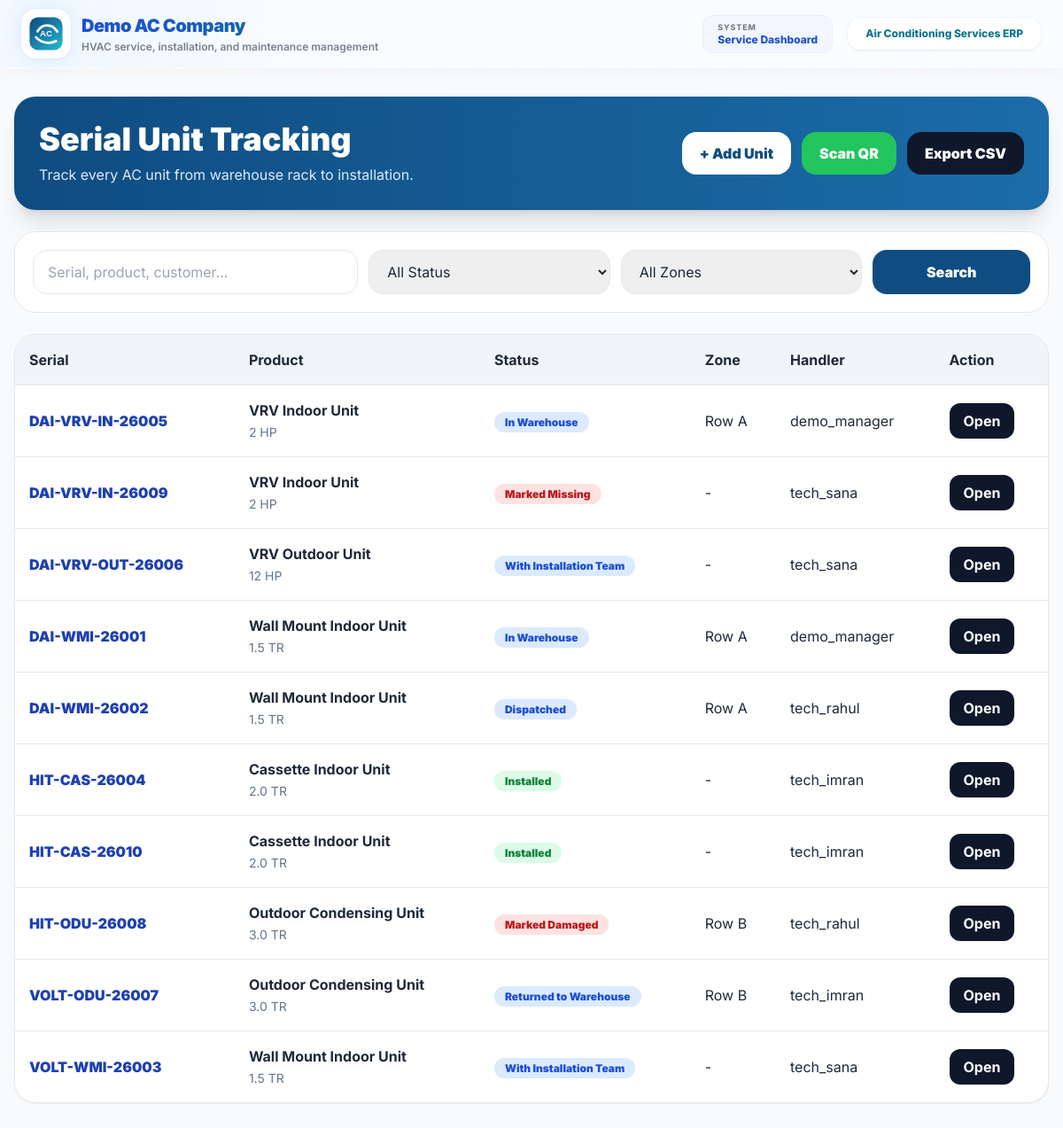
/store/units/ (signed in), run on the app's committed database.
### store/models.py (models this page shows, shortened)
class InventoryUnit(models.Model):
    STATUS_CHOICES = (
        ("IN_WAREHOUSE", "In Warehouse"),
        ("DISPATCHED", "Dispatched"),
        ("WITH_INSTALLATION_TEAM", "With Installation Team"),
        ("INSTALLED", "Installed"),
        ("RETURNED_TO_WAREHOUSE", "Returned to Warehouse"),
        ("DAMAGED", "Marked Damaged"),
        ("MISSING", "Marked Missing"),
    )
    store_item = models.ForeignKey(StoreItem, on_delete=models.CASCADE, related_name="serial_units")
    serial_number = models.CharField(max_length=120, unique=True)
    current_status = models.CharField(max_length=40, choices=STATUS_CHOICES, default="IN_WAREHOUSE")
    current_zone = models.ForeignKey(Zone, on_delete=models.SET_NULL, blank=True, null=True, related_name="units")
    current_handler = models.ForeignKey(User, on_delete=models.SET_NULL, blank=True, null=True, related_name="handled_inventory_units")
    customer = models.ForeignKey("customers.Customer", on_delete=models.SET_NULL, blank=True, null=True, related_name="inventory_units")
    condition_note = models.TextField(blank=True, null=True)
    created_at = models.DateTimeField(auto_now_add=True)
    updated_at = models.DateTimeField(auto_now=True)
    class Meta:
        ordering = ["store_item__item_description", "serial_number"]

class StoreItem(models.Model):
    UNIT_CHOICES = (
        ("NOS", "Nos"),
        ("MTR", "Meter"),
        ("RFT", "Rft"),
        ("MTR_AND_RFT", "MTR and RFT"),
        ("KG", "Kg"),
        ("PKT", "Packet"),
        ("NOS_PKT", "Nos / Packet"),
        ("LTR", "Liter"),
        ("SQMTR", "Sq. Meter"),
        ("ROLL", "Roll"),
        ("BOX", "Box"),
        ("COIL", "Coil"),
    )
    item_code = models.CharField(
        max_length=20,
        unique=True,
        blank=True
    )
    category = models.ForeignKey(
        StoreCategory,
        on_delete=models.CASCADE,
        related_name="items"
    )
    item_description = models.CharField(
        max_length=250
    )
    size = models.CharField(
        max_length=150,
        blank=True,
        null=True
    )
    serial_number = models.CharField(
        max_length=100,
        blank=True,
        null=True,
        help_text="AC unit serial number (if applicable)."
    )
    remarks = models.CharField(
        max_length=250,
        blank=True,
        null=True
    )
    is_vrv = models.BooleanField(
        default=False,
        help_text="Check if this item is VRV type."
    )
    is_non_vrv = models.BooleanField(
        default=False,
        help_text="Check if this item is Non-VRV type."
    )
    unit = models.CharField(
        max_length=20,
        choices=UNIT_CHOICES,
        default="NOS"
    )
    opening_stock = models.DecimalField(
        max_digits=12,
        decimal_places=2,
        default=0
    )
    current_stock = models.DecimalField(
        max_digits=12,
        decimal_places=2,
        default=0
    )
    minimum_stock = models.DecimalField(
        max_digits=12,
        decimal_places=2,
        default=0
    )
    alert_percentage = models.DecimalField(
        max_digits=5,
        decimal_places=2,
        default=85,
        help_text="Alert when stock is 85% used from opening stock."
    )
    created_by = models.ForeignKey(
        User,
        on_delete=models.SET_NULL,
        blank=True,
        null=True,
        related_name="created_store_items"
    )
    created_at = models.DateTimeField(
        auto_now_add=True
    )
    class Meta:
        ordering = ["category__category_name", "item_description"]

class Zone(models.Model):
    name = models.CharField(max_length=120, unique=True)
    warehouse_name = models.CharField(max_length=160, default="Main Warehouse")
    notes = models.CharField(max_length=250, blank=True, null=True)
    created_at = models.DateTimeField(auto_now_add=True)
    class Meta:
        ordering = ["warehouse_name", "name"]

### store/views.py (the view, shortened to what this page needs)
# urls.py: path("units/", views.unit_list, name="unit_list"),
@login_required
def unit_list(request):
    search = request.GET.get("search", "").strip()
    status = request.GET.get("status", "").strip()
    zone_id = request.GET.get("zone", "").strip()
    brand = request.GET.get("brand", "").strip()
    units = InventoryUnit.objects.select_related(
        "store_item", "store_item__category", "current_zone", "current_handler", "customer"
    ).all()
    if status:
        units = units.filter(current_status=status)
    if zone_id:
        units = units.filter(current_zone_id=zone_id)
    if brand:
        units = units.filter(store_item__remarks__icontains=brand)
    return render(request, "unit_list.html", {
        "units": units.order_by("serial_number"),
        "search": search,
        "status": status,
        "zone_id": zone_id,
        "brand": brand,
        "zones": Zone.objects.all(),
        "status_choices": InventoryUnit.STATUS_CHOICES,
    })

### puriaccooling/context_processors.py (called while the page is built)
def branding(request):
    return {"BRAND": APP_BRANDING}

### templates/unit_list.html (shortened to what this page needs)
{% extends 'base.html' %}
{% block content %}
<div class="min-h-screen bg-slate-50 px-4 py-8"><div class="max-w-7xl mx-auto">
  <div class="bg-gradient-to-r from-[#0F4C81] to-[#1B6CA8] rounded-3xl p-7 shadow-xl mb-6 flex flex-col md:flex-row md:items-center md:justify-between gap-4">
    <div><h1 class="text-3xl md:text-4xl font-black text-white">Serial Unit Tracking</h1><p class="text-blue-100 mt-2">Track every AC unit from warehouse rack to installation.</p></div>
    <div class="flex flex-wrap gap-3"><a href="{% url 'add_unit' %}" class="bg-white text-[#0F4C81] px-5 py-3 rounded-2xl font-black">+ Add Unit</a><a href="{% url 'unit_scan' %}" class="bg-green-500 text-white px-5 py-3 rounded-2xl font-black">Scan QR</a><a href="{% url 'unit_inventory_csv' %}" class="bg-slate-900 text-white px-5 py-3 rounded-2xl font-black">Export CSV</a></div>
  </div>
  <div class="bg-white rounded-3xl border p-5 mb-6"><form method="get" class="grid grid-cols-1 md:grid-cols-12 gap-3">
    <input name="search" value="{{ search }}" placeholder="Serial, product, customer..." class="md:col-span-4 border rounded-2xl px-4 py-3">
    <select name="status" class="md:col-span-3 border rounded-2xl px-4 py-3"><option value="">All Status</option></select>
    <select name="zone" class="md:col-span-3 border rounded-2xl px-4 py-3"><option value="">All Zones</option></select>
    <button class="md:col-span-2 bg-[#0F4C81] text-white rounded-2xl px-4 py-3 font-black">Search</button>
  </form></div>
  <div class="bg-white rounded-3xl border shadow-sm overflow-hidden"><div class="overflow-x-auto"><table class="w-full text-left"><thead class="bg-slate-100"><tr><th class="p-4">Serial</th><th class="p-4">Product</th><th class="p-4">Status</th><th class="p-4">Zone</th><th class="p-4">Handler</th><th class="p-4">Action</th></tr></thead><tbody>
    {% for unit in units %}<tr class="border-t"><td class="p-4 font-black text-blue-800">{{ unit.serial_number }}</td><td class="p-4"><b>{{ unit.store_item.item_description }}</b><br><span class="text-sm text-slate-500">{{ unit.store_item.size|default:'' }}</span></td><td class="p-4"><span class="px-3 py-1 rounded-full text-xs font-black {% if unit.current_status == 'DAMAGED' or unit.current_status == 'MISSING' %}bg-red-100 text-red-700{% elif unit.current_status == 'INSTALLED' %}bg-green-100 text-green-700{% else %}bg-blue-100 text-blue-700{% endif %}">{{ unit.get_current_status_display }}</span></td><td class="p-4">{{ unit.current_zone.name|default:'-' }}</td><td class="p-4">{{ unit.current_handler.username|default:'-' }}</td><td class="p-4"><a href="{% url 'unit_detail' unit.id %}" class="inline-block bg-slate-900 text-white rounded-xl px-4 py-2 font-bold">Open</a></td></tr>{% empty %}<tr><td colspan="6" class="p-8 text-center font-bold text-slate-500">No serial units found.</td></tr>{% endfor %}
  </tbody></table></div></div>
</div></div>
{% endblock %}

### templates/base.html (style rules this page uses)
body { font-family: 'Inter', sans-serif; scroll-behavior: smooth; }
.soft-grid { background-image: linear-gradient(rgba(59, 130, 246, 0.08) 1px, transparent 1px), linear-gradient(90deg, rgba(59, 130, 246, 0.08) 1px, transparent 1px); background-size: 42px 42px; }

### data on the page
InventoryUnit: serial_number "DAI-VRV-IN-26005", store_item.item_description "VRV Indoor Unit", store_item.size "2 HP", current_status "In Warehouse", current_zone.name "Row A", current_handler.username "demo_manager"
InventoryUnit: serial_number "DAI-VRV-IN-26009", store_item.item_description "VRV Indoor Unit", store_item.size "2 HP", current_status "Marked Missing", current_zone.name "-", current_handler.username "tech_sana"
InventoryUnit: serial_number "DAI-VRV-OUT-26006", store_item.item_description "VRV Outdoor Unit", store_item.size "12 HP", current_status "With Installation Team", current_zone.name "-", current_handler.username "tech_sana"
InventoryUnit: serial_number "DAI-WMI-26001", store_item.item_description "Wall Mount Indoor Unit", store_item.size "1.5 TR", current_status "In Warehouse", current_zone.name "Row A", current_handler.username "demo_manager"
InventoryUnit: serial_number "DAI-WMI-26002", store_item.item_description "Wall Mount Indoor Unit", store_item.size "1.5 TR", current_status "Dispatched", current_zone.name "Row A", current_handler.username "tech_rahul"
InventoryUnit: serial_number "HIT-CAS-26004", store_item.item_description "Cassette Indoor Unit", store_item.size "2.0 TR", current_status "Installed", current_zone.name "-", current_handler.username "tech_imran"
InventoryUnit: serial_number "HIT-CAS-26010", store_item.item_description "Cassette Indoor Unit", store_item.size "2.0 TR", current_status "Installed", current_zone.name "-", current_handler.username "tech_imran"
InventoryUnit: serial_number "HIT-ODU-26008", store_item.item_description "Outdoor Condensing Unit", store_item.size "3.0 TR", current_status "Marked Damaged", current_zone.name "Row B", current_handler.username "tech_rahul"
InventoryUnit: serial_number "VOLT-ODU-26007", store_item.item_description "Outdoor Condensing Unit", store_item.size "3.0 TR", current_status "Returned to Warehouse", current_zone.name "Row B", current_handler.username "tech_imran"
InventoryUnit: serial_number "VOLT-WMI-26003", store_item.item_description "Wall Mount Indoor Unit", store_item.size "1.5 TR", current_status "With Installation Team", current_zone.name "-", current_handler.username "tech_sana"

### other printed values
{{ BRAND.TAGLINE }} "HVAC service, installation, and maintenance management"
{{ BRAND.APP_NAME }} "Air Conditioning Services ERP"
